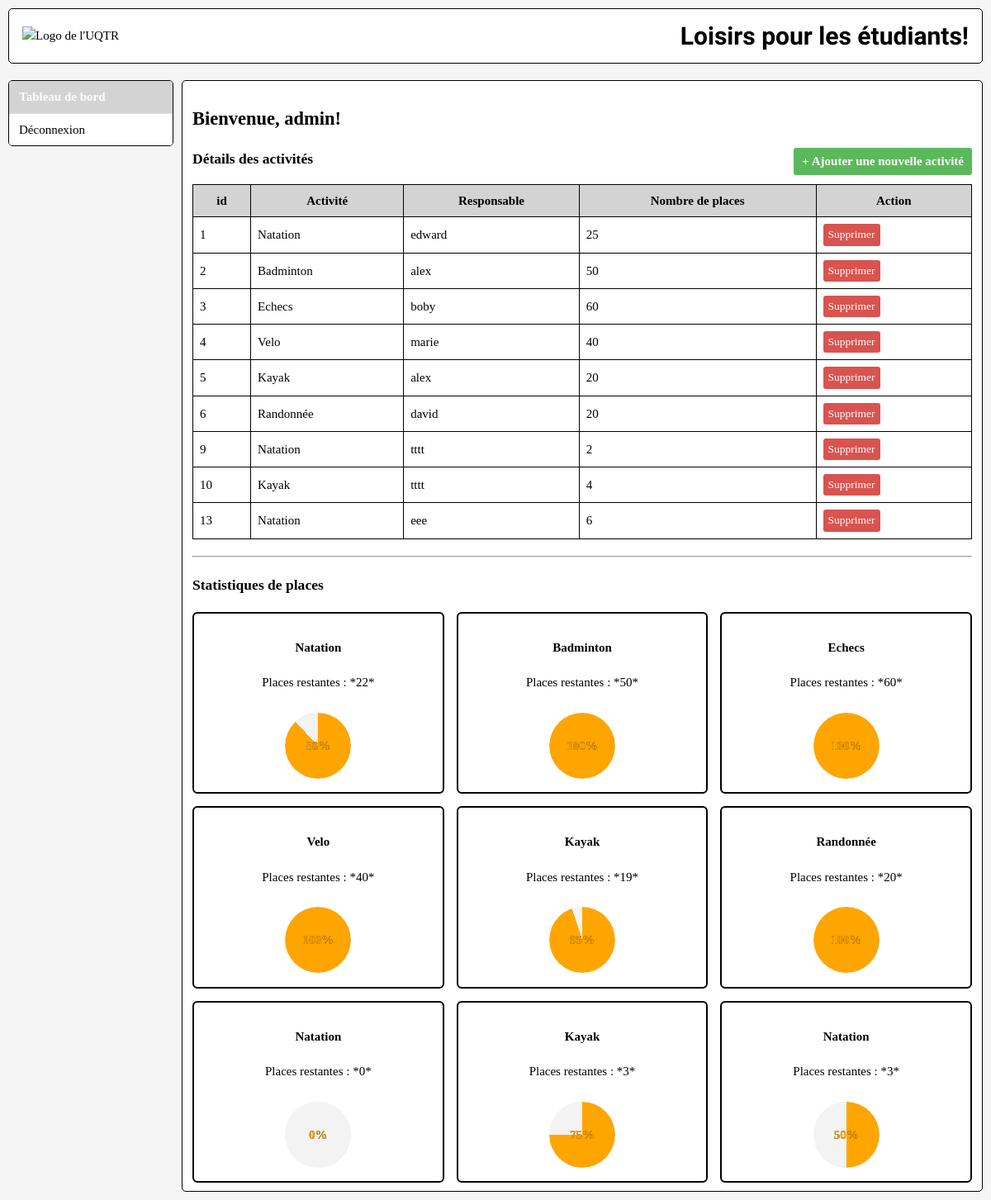
/admin.php (signed in), run on the app's committed database.
### tables this page shows
CREATE TABLE `activity` (
  `id` int(11) NOT NULL,
  `name` varchar(255) NOT NULL,
  `responsable` varchar(255) NOT NULL,
  `max_places` int(11) NOT NULL
);

### admin.php (the view, shortened to what this page needs)
<?php
require 'db_connect.php';
$stmt = $pdo->prepare("
    SELECT
        a.id,
        a.name AS activity,
        a.responsable AS responsable,
        a.max_places,
        COUNT(i.id) AS nombre_inscrits,
        (a.max_places - COUNT(i.id)) AS places_restantes,
        ( (a.max_places - COUNT(i.id)) / a.max_places ) * 100 AS pourcentage_libre
    FROM
        activity a
    LEFT JOIN
        inscription i ON a.name = i.activity
    GROUP BY
        a.id, a.name, a.responsable, a.max_places
    ORDER BY
        a.id
");
$stmt->execute();
$details_activites = $stmt->fetchAll();
?>
<!DOCTYPE html>
<html lang="fr">
<head>
    <link rel="stylesheet" href="style.css">
</head>
<body>
<header>
    <div>
        <img src="img/uqtr.png" alt="Logo de l'UQTR" class="logo">
    </div>
    <div>
        <h1>
            <span>Loisirs pour les étudiants!</span>
        </h1>
    </div>
</header>
<div class="layout">
    <nav class="main-nav">
        <ul class="menu">
            <li class="menu-item">
                <a href="admin.php" class="active-link">Tableau de bord</a>
            </li>
            <li class="menu-item">
                <a href="log_out.php">Déconnexion</a>
            </li>
        </ul>
    </nav>
    <main>
        <section id="admin-dashboard" class="section active">
            <h2>Bienvenue, <?= htmlspecialchars($_SESSION['username']) ?>!</h2>
            <a href="add_activity.php" class="add-activity-btn">+ Ajouter une nouvelle activité</a>
            <h3>Détails des activités</h3>
            <table class="table-admin">
                <thead>
                <tr>
                    <th>id</th>
                    <th>Activité</th>
                    <th>Responsable</th>
                    <th>Nombre de places</th>
                    <th>Action</th>
                </tr>
                </thead>
                <tbody>
                <?php foreach ($details_activites as $detail): ?>
                <tr>
                    <td><?= htmlspecialchars($detail['id']) ?></td>
                    <td><?= htmlspecialchars($detail['activity']) ?></td>
                    <td><?= htmlspecialchars($detail['responsable']) ?></td>
                    <td><?= htmlspecialchars($detail['max_places']) ?></td>
                    <td>
                        <a href="?action=delete&id=<?= $detail['id'] ?>" onclick="return confirm('Êtes-vous sûr de vouloir supprimer l\'activité : <?= htmlspecialchars($detail['activity']) ?> ?');" class="supprimer-btn">Supprimer</a>
                    </td>
                </tr>
                <?php endforeach; ?>
                </tbody>
            </table>
            <hr style="margin: 20px 0;">
            <h3>Statistiques de places</h3>
            <div class="dashboard-grid">
                <?php foreach ($details_activites as $detail):
                    $pourcentage_libre = max(0, min(100, round($detail['pourcentage_libre'])));
                    $places_restantes = max(0, $detail['places_restantes']);
                ?>
                <div class="dashboard-item">
                    <h4><?= htmlspecialchars($detail['activity']) ?></h4>
                    <p>Places restantes : *<?= $places_restantes ?>*</p>
                    <div class="progress-circle" data-progress="<?= $pourcentage_libre ?>%">
                        <div style="
                            position: absolute;
                            top: 0;
                            left: 0;
                            width: 100%;
                            height: 100%;
                            border-radius: 50%;
                            background: conic-gradient(orange 0% <?= $pourcentage_libre ?>%, #f3f3f3 <?= $pourcentage_libre ?>% 100%); ">
                        </div>
                        <span style="position: absolute; top: 50%; left: 50%; transform: translate(-50%, -50%); font-weight: bold; color: #000;">
                            <?= $pourcentage_libre ?>%
                        </span>
                    </div>
                </div>
                <?php endforeach; ?>
            </div>
        </section>
    </main>
</div>
</body>
</html>

### style.css (style rules this page uses)
* { box-sizing: border-box; }
body { margin: 0; padding: 0; font-size: 15px; font-family: serif; line-height: 1.5; background-color: #f5f5f5; }
header { display: flex; justify-content: space-between; align-items: center; border: 1px solid #000; border-radius: 5px; padding: 10px 16px; background-color: #fff; margin: 10px; }
h1 { font-family: "Yatra One", system-ui, serif; margin: 0; }
h1 span { display: block; }
.logo { width: 260px; max-width: 100%; }
.layout { display: flex; align-items: flex-start; padding: 10px; gap: 10px; }
main { flex: 1; }
.main-nav { min-width: 200px; }
.menu { list-style: none; margin: 0; padding: 0; border: 1px solid #000; border-radius: 5px; overflow: hidden; background-color: #fff; }
.menu-item { position: relative; border-bottom: 1px solid #e0e0e0; }
.menu-item:last-child { border-bottom: none; }
.menu-item > a { display: block; padding: 8px 12px; text-decoration: none; color: #000; background-color: #fff; transition: background-color 0.2s ease, color 0.2s ease; }
.menu-item > a.active-link { background-color: lightgrey; color: #fff; font-weight: bold; }
.section { border: 1px solid #000; border-radius: 5px; padding: 10px 12px; margin: 0; background-color: #fff; display: none; }
.section.active { display: block; }
.table-admin { width: 100%; border-collapse: collapse; margin-top: 10px; }
.table-admin th, .table-admin td { border: 1px solid #000; padding: 6px 8px; }
.table-admin thead th { background-color: lightgrey; color: #fff; text-align: left; }
.add-activity-btn, .supprimer-btn { display: inline-block; padding: 6px 10px; border-radius: 4px; border: 1px solid #000; text-decoration: none; color: #000; background: #fff; cursor: pointer; font: inherit; }
.dashboard-grid { display: grid; grid-template-columns: repeat(auto-fit, minmax(220px, 1fr)); gap: 12px; margin-top: 10px; }
.dashboard-item { border: 1px solid #000; border-radius: 6px; padding: 10px; background: #fff; }
.progress-circle { position: relative; width: 120px; height: 120px; margin-top: 10px; border-radius: 50%; }

### admin.php (style rules this page uses)
.add-activity-btn { background-color: #5cb85c; color: white; padding: 5px 10px; border: none; border-radius: 3px; cursor: pointer; text-decoration: none; font-weight: bold; float: right; }
.supprimer-btn { background-color: #d9534f; color: white; padding: 3px 6px; border: none; border-radius: 3px; cursor: pointer; text-decoration: none; font-size: 0.9em; }
.table-admin { width: 100%; border-collapse: collapse; margin-top: 8px; }
.table-admin th, .table-admin td { border: 1px solid #000000; padding: 8px; text-align: left; }
.table-admin thead th { background-color: lightgrey; color: black; text-align: center; }
.dashboard-grid { margin-top: 20px; display: grid; grid-template-columns: repeat(auto-fit, minmax(300px, 1fr)); gap: 15px; }
.dashboard-item { border: 2px solid #000000; padding: 10px; text-align: center; background-color: #ffffff; }
.progress-circle { position: relative; display: inline-block; width: 80px; height: 80px; border-radius: 50%; background-color: #f3f3f3; overflow: hidden; }
.progress-circle::after { content: attr(data-progress); position: absolute; top: 50%; left: 50%; transform: translate(-50%, -50%); font-weight: bold; color: orange; }

### data on the page
activity: id "1", name "Natation", responsable "edward", max_places "25", places_restantes "22", pourcentage_libre "88"
activity: id "2", name "Badminton", responsable "alex", max_places "50", places_restantes "50", pourcentage_libre "100"
activity: id "3", name "Echecs", responsable "boby", max_places "60", places_restantes "60", pourcentage_libre "100"
activity: id "4", name "Velo", responsable "marie", max_places "40", places_restantes "40", pourcentage_libre "100"
activity: id "5", name "Kayak", responsable "alex", max_places "20", places_restantes "19", pourcentage_libre "95"
activity: id "6", name "Randonnée", responsable "david", max_places "20", places_restantes "20", pourcentage_libre "100"
activity: id "9", name "Natation", responsable "tttt", max_places "2", places_restantes "0", pourcentage_libre "0"
activity: id "10", name "Kayak", responsable "tttt", max_places "4", places_restantes "3", pourcentage_libre "75"
activity: id "13", name "Natation", responsable "eee", max_places "6", places_restantes "3", pourcentage_libre "50"

### other printed values
$_SESSION['username'] "admin"
